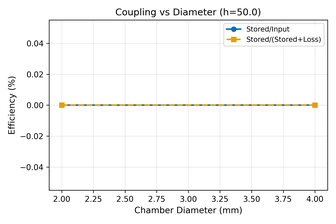
#> input picture paper/figures/simulations/coupling_vs_diameter_h50.0.png, 336 x 224 px, shrunk from 1800 x 1200 before the run, found by its file name
$ python build_composites.py
#> lines starting #> are read from the running program, lines starting #| are printed output that depends on the picture
### simulations/scripts/publication_style.py
"""Central publication plotting style utilities."""
from __future__ import annotations
import matplotlib as mpl
import matplotlib.pyplot as plt
import os

CB_PALETTE = ['#0072B2','#E69F00','#D55E00','#009E73','#CC79A7','#56B4E9','#F0E442','#999999']

def set_pub_style():
    mpl.rcParams.update({
        'figure.dpi': 120,
        'savefig.dpi': 300,
        'figure.figsize': (6,4),
        'axes.titlesize': 12,
        'axes.labelsize': 11,
        'legend.fontsize': 9,
        'xtick.labelsize': 10,
        'ytick.labelsize': 10,
        'axes.grid': True,
        'grid.alpha': 0.3,
        'font.family': 'sans-serif',
        'font.sans-serif': ['DejaVu Sans','Arial','Helvetica'],
        'axes.prop_cycle': mpl.cycler(color=CB_PALETTE)
    })

def save_fig(fig, base_path: str):
    fig.tight_layout()
    suffix = os.environ.get('SIM_CYCLE_TAG')
    if suffix:
        base_path = f"{base_path}_{suffix}"
    fig.savefig(base_path + '.png', dpi=300)
    fig.savefig(base_path + '.pdf')

### simulations/scripts/build_composites.py
"""Build composite multi-panel figures for manuscript from generated individual plots."""
from __future__ import annotations
import os, argparse, matplotlib.pyplot as plt
from publication_style import set_pub_style, save_fig

FIG_SRC = 'paper/figures/simulations'
OUT_DIR = 'paper/figures/simulations'

PANELS = [
    {
        'id': 'FIG_HEAT_SCALING',
        'files': ['coupling_vs_diameter_h50.0.png','peakT_vs_diameter_h50.0.png'],
        'layout': (1,2),
        'titles': ['Coupling Efficiency','Peak Temperature']
    },
    {
        'id': 'FIG_MULTI_CHAMBER',
        'files': ['multi_chamber_efficiency.png','multi_chamber_gain_penalty.png'],
        'layout': (1,2),
        'titles': ['Efficiency per Chamber','Overlap Gain / Penalty']
    },
    {
        'id': 'FIG_FLOW_UNIFORMITY',
        'files': ['flow_uniformity_vs_header_ratio.png','flow_distribution_worst_case.png'],
        'layout': (1,2),
        'titles': ['CV vs Header Ratio','Worst Case Distribution']
    }
]

def build(panel):
    set_pub_style()
    rows, cols = panel['layout']
    fig, axes = plt.subplots(rows, cols, figsize=(6*cols/2,4*rows/1.2))
    axes_list = axes.flatten() if hasattr(axes,'flatten') else [axes]
    for ax, fname, title in zip(axes_list, panel['files'], panel['titles']):
        path = os.path.join(FIG_SRC, fname)
        if os.path.isfile(path):
            img = plt.imread(path)
#> img is the input picture: shape (224, 336, 4) float32; mean R, G, B, A 0.969, 0.969, 0.966, 1
            ax.imshow(img)
            ax.set_title(title)
        else:
            ax.text(0.5,0.5,'Missing '+fname, ha='center', va='center')
        ax.axis('off')
    out_base = os.path.join(OUT_DIR, panel['id'].lower())
    save_fig(fig, out_base)
#> in save_fig, `fig.savefig(base_path + '.png', dpi=300)`:
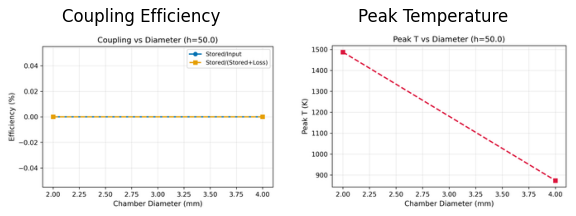
#> figure drawn by matplotlib, 2 panels
    print('Wrote composite', out_base+'.png')
#| Wrote composite paper/figures/simulations/fig_heat_scaling.png

def main():
    ap = argparse.ArgumentParser()
    ap.add_argument('--only', nargs='*', help='Subset panel IDs')
    args = ap.parse_args()
    selected = [p for p in PANELS if (not args.only or p['id'] in args.only)]
    for p in selected:
        build(p)
#> pass 2 of the loop in main, `for p in selected:`:
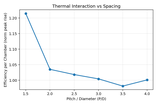
#> input picture paper/figures/simulations/multi_chamber_efficiency.png, 157 x 105 px, shrunk from 840 x 560 before the run, found by its file name
#> in build, img is the input picture: shape (105, 157, 4) float32; mean R, G, B, A 0.968, 0.972, 0.974, 1
#> in save_fig (call 2), `fig.savefig(base_path + '.png', dpi=300)`:
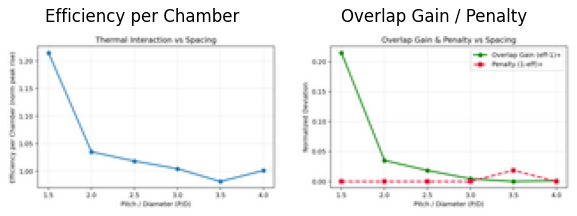
#> figure drawn by matplotlib, 2 panels
#| Wrote composite paper/figures/simulations/fig_multi_chamber.png
#> pass 3 of the loop in main, `for p in selected:`:
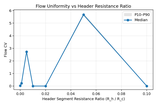
#> input picture paper/figures/simulations/flow_uniformity_vs_header_ratio.png, 157 x 105 px, shrunk from 840 x 560 before the run, found by its file name
#> in build, img is the input picture: shape (105, 157, 4) float32; mean R, G, B, A 0.959, 0.965, 0.968, 1
#> in save_fig (call 3), `fig.savefig(base_path + '.png', dpi=300)`:
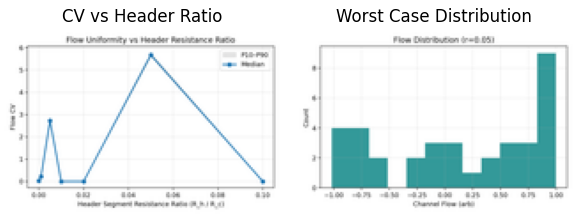
#> figure drawn by matplotlib, 2 panels
#| Wrote composite paper/figures/simulations/fig_flow_uniformity.png

if __name__ == '__main__':
    main()
